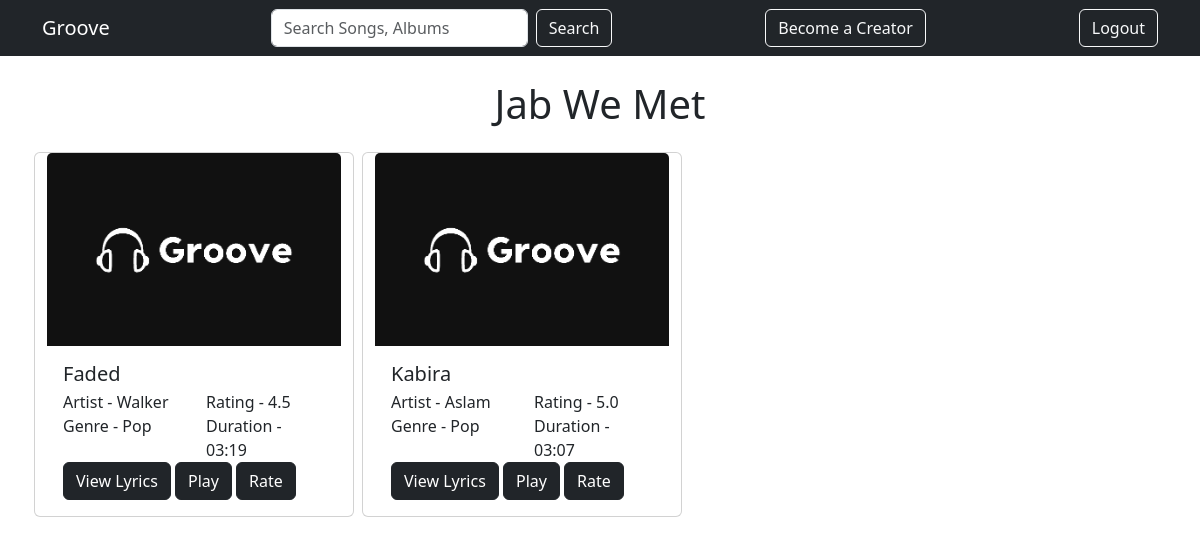
Screenshot of /user_home/view_album/4 (signed in) with the database file from the repository.
### groove/models.py (models this page shows)
class Album(db.Model):
    __tablename__ = 'album'
    id = db.Column(db.Integer, primary_key=True)
    name = db.Column(db.String(255), nullable=False)
    release_date = db.Column(db.Date, nullable=False)
    creator = db.Column(db.Integer, nullable=False)
    artist = db.Column(db.String(255), nullable=False)
    songs = db.relationship('Song', backref='album', lazy=True)
    flag = db.Column(db.Boolean, default=0)

class Song(db.Model):
    __tablename__ = 'song'
    id = db.Column(db.Integer, primary_key=True)
    name = db.Column(db.String(255), nullable=False)
    creator = db.Column(db.Integer, nullable=False)
    lyrics = db.Column(db.Text, nullable=True)
    duration = db.Column(db.Float, nullable=False, default=3.12)
    date_uploaded = db.Column(db.Date, nullable=False)
    album_id = db.Column(db.Integer, db.ForeignKey('album.id'), nullable=True)
    genre_id = db.Column(db.Integer, db.ForeignKey('genre.id'), nullable=False)
    artist = db.Column(db.String(255), nullable=False)
    rating = db.relationship('SongRating', backref='song', lazy=True)
    times_played = db.Column(db.Integer, default=0, nullable=False)
    flag = db.Column(db.Boolean, default=0)
    def average_song_rating(self):
        average = db.session.query(db.func.avg(SongRating.rating)).filter(SongRating.song_id == self.id).scalar()
        if average is None:
            return None
        else:
            return round(average, 1)

class Genre(db.Model):
    __tablename__ = 'genre'
    id = db.Column(db.Integer, primary_key=True)
    name = db.Column(db.String(100), nullable=False)
    songs = db.relationship('Song', backref='genre', lazy=True)

### groove/routes.py (the view)
@app.route('/user_home/view_album/<int:album_id>')
def album_songs_page(album_id):
    user = User.query.get(session['id'])
    album = Album.query.get(album_id)
    songs = Song.query.filter_by(album_id=album_id, flag=0).all()
    return render_template('album_songs.html', user=user, album=album, songs=songs)

### groove/routes.py (called while the page is built)
@app.template_filter('format_duration')
def format_duration(duration):
    minutes = int(duration)
    seconds = int((duration - minutes) * 60)
    return f"{minutes:02d}:{seconds:02d}"

### groove/templates/album_songs.html (shortened to what this page needs)
<!DOCTYPE html>
<html lang="en">
<head>
    <link href="https://cdn.jsdelivr.net/npm/bootstrap@5.3.2/dist/css/bootstrap.min.css" rel="stylesheet"
>
</head>
<body>
<nav class="navbar navbar-expand-lg navbar-dark bg-dark">
    <div class="container">
        <a class="navbar-brand" href="{{ url_for('user_home_page') }}">Groove</a>
        <form class="d-flex" action="{{ url_for('search_page') }}" method="post">
            <input class="form-control me-2" type="search" placeholder="Search Songs, Albums" aria-label="Search"
                   name="search">
            <a class="btn btn-outline-light" type="submit">Search</a>
        </form>
        <div>
            {% if user.role.name == 'user' %}
                <a class="btn btn-outline-light ms-2" href="{{ url_for('creator_register_page') }}">Become a Creator</a>
            {% elif user.role.name == 'creator' %}
                <a class="btn btn-outline-light ms-2" href="{{ url_for('creator_home_page') }}">Creator Page</a>
            {% endif %}
        </div>
        <div>
            <a class="btn btn-outline-light ms-2" href="{{ url_for('logout') }}">Logout</a>
        </div>
    </div>
</nav>
<div class="container mt-4">
    <h1 class="text-center mb-4">{{ album.name }}</h1>
    <div class="row">
        {% for song in songs %}
            <div class="card mx-1" style="width: 20rem;">
                <img src="/static/groove_logo_darkmode.png" class="card-img-top" alt="song_name">
                <div class="card-body">
                    <h5 class="card-title">{{ song.name }}</h5>
                    <div class="row">
                        <div class="col">
                            <p class="card-subtitle mb-1">Artist - {{ song.artist }}</p>
                            <p class="card-subtitle mb-1">Genre - {{ song.genre.name }}</p>
                        </div>
                        <div class="col">
                            <p class="card-subtitle mb-1">Rating - {{ song.average_song_rating() }}</p>
                            <p class="card-subtitle mb-1"></p>Duration - {{ song.duration|format_duration }}
                        </div>
                    </div>
                    <div class="justify-content-between align-items-center">
                        <button type="button" class="btn btn-dark" data-bs-toggle="modal"
                                data-bs-target="#lyricsModal{{ song.id }}">View Lyrics
                        </button>
                        <a href="{{ url_for('play_song_page', song_id=song.id) }}" class="btn btn-dark">Play</a>
                        <button type="button" class="btn btn-dark" data-bs-toggle="modal"
                                data-bs-target="#ratingModal{{ song.id }}">Rate
                        </button>
                    </div>
                </div>
            </div>
        {% endfor %}
    </div>
</div>
</body>
</html>

### rows the page displays
Album: name "Jab We Met"
Song: name "Faded", artist "Walker", genre.name "Pop", average_song_rating "4.5", duration "03:19"
Song: name "Kabira", artist "Aslam", genre.name "Pop", average_song_rating "5.0", duration "03:07"
